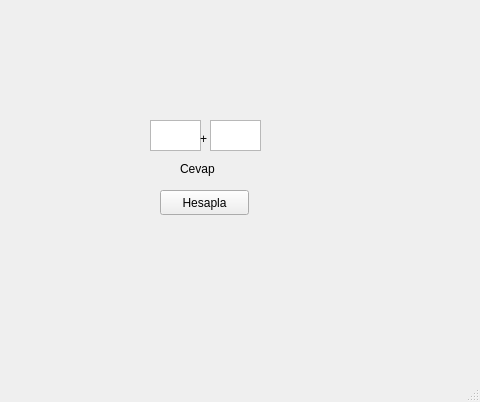
<?xml version="1.0" encoding="UTF-8"?>
<ui version="4.0">
 <class>MainWindow</class>
 <widget class="QMainWindow" name="MainWindow">
  <property name="geometry">
   <rect>
    <x>0</x>
    <y>0</y>
    <width>480</width>
    <height>402</height>
   </rect>
  </property>
  <property name="windowTitle">
   <string>MainWindow</string>
  </property>
  <widget class="QWidget" name="centralwidget">
   <widget class="QPushButton" name="pushButton">
    <property name="geometry">
     <rect>
      <x>160</x>
      <y>190</y>
      <width>89</width>
      <height>25</height>
     </rect>
    </property>
    <property name="text">
     <string>Hesapla</string>
    </property>
   </widget>
   <widget class="QLabel" name="cevap">
    <property name="geometry">
     <rect>
      <x>180</x>
      <y>160</y>
      <width>67</width>
      <height>17</height>
     </rect>
    </property>
    <property name="text">
     <string>Cevap</string>
    </property>
   </widget>
   <widget class="QTextEdit" name="ilk">
    <property name="geometry">
     <rect>
      <x>150</x>
      <y>120</y>
      <width>51</width>
      <height>31</height>
     </rect>
    </property>
   </widget>
   <widget class="QTextEdit" name="iki">
    <property name="geometry">
     <rect>
      <x>210</x>
      <y>120</y>
      <width>51</width>
      <height>31</height>
     </rect>
    </property>
    <property name="sizePolicy">
     <sizepolicy hsizetype="Fixed" vsizetype="Fixed">
      <horstretch>0</horstretch>
      <verstretch>0</verstretch>
     </sizepolicy>
    </property>
   </widget>
   <widget class="QLabel" name="label_2">
    <property name="geometry">
     <rect>
      <x>200</x>
      <y>130</y>
      <width>16</width>
      <height>17</height>
     </rect>
    </property>
    <property name="text">
     <string>+</string>
    </property>
   </widget>
  </widget>
  <widget class="QMenuBar" name="menubar">
   <property name="geometry">
    <rect>
     <x>0</x>
     <y>0</y>
     <width>480</width>
     <height>22</height>
    </rect>
   </property>
  </widget>
  <widget class="QStatusBar" name="statusbar"/>
 </widget>
 <resources/>
 <connections/>
</ui>
